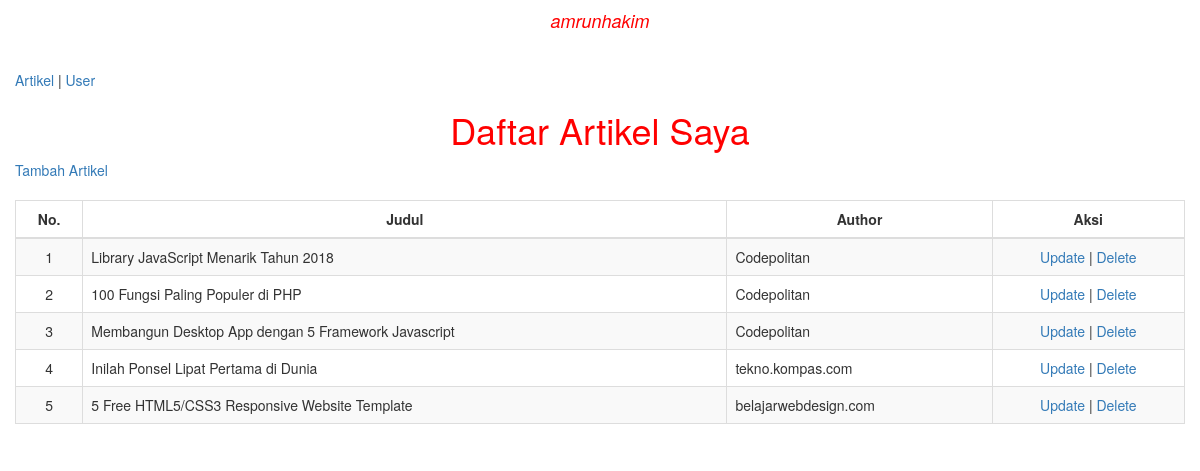
Page /index.php/artikel on the committed database.
### tables this page shows
CREATE TABLE `artikel`  (
  `id_artikel` int(11) NOT NULL AUTO_INCREMENT,
  `judul_artikel` varchar(100) NOT NULL,
  `isi_artikel` text NOT NULL,
  `author_artikel` varchar(50) NOT NULL,
  `id_kategori` int(11) NOT NULL,
  `tanggal_artikel` timestamp(0) NOT NULL DEFAULT CURRENT_TIMESTAMP(0) ON UPDATE CURRENT_TIMESTAMP(0),
  PRIMARY KEY (`id_artikel`) USING BTREE
);

### application/controllers/Artikel.php (called while the page is built, shortened)
<?php
class Artikel extends CI_Controller {
	function __construct(){
		$this->load->model('Artikel_Model');
		$this->load->model('Kategori_Model');
	}
	public function index(){
		$data['artikel_data'] = $this->Artikel_Model->get_all()->result_array();
		$this->load->view('artikel/index', $data);
	}
}

### index.php (called while the page is built, shortened)
<?php
require_once BASEPATH.'core/CodeIgniter.php';

### application/models/Artikel_Model.php (called while the page is built, shortened)
<?php
class Artikel_Model extends CI_Model{
	private $table = 'artikel';
	function get_all(){
		return $this->db->get($this->table);
	}
}

### application/views/artikel/index.php (the view, shortened to what this page needs)
<!DOCTYPE html>
<html>
<head>
	<?php $this->load->view('partials/head'); ?>
</head>
<body>
 <nav class="navbar navbar-expand-sm justify-content-center bg-dark navbar-dark fixed-top">
  			<h4 class="text-center" style="color: red"><em>amrunhakim</em></h4>
 </nav>
  <div class="container-fluid">
	<?php $this->load->view('partials/menu'); ?>
	<h1 class="title text-center">Daftar Artikel Saya</h1>
	<a href="<?php echo site_url('artikel/add'); ?>">Tambah Artikel</a><br/><br/>
	<table class="table table-striped table-dark table-bordered">
		<thead>
			<tr class="text-center">
				<th class="text-center">No.</th>
				<th class="text-center">Judul</th>
				<th class="text-center">Author</th>
				<th class="text-center">Aksi</th>
			</tr>
		</thead>
		<tbody>
			<?php
				if(count($artikel_data) > 0){
					foreach($artikel_data as $key => $artikel){
						?>
						<tr class="text-center">
							<td><?php echo $key + 1; ?></td>
							<td class="text-left"><?php echo $artikel['judul_artikel']; ?></td>
							<td class="text-left"><?php echo $artikel['author_artikel']; ?></td>
							<td>
								<a href="<?php echo site_url('artikel/update/'.$artikel['id_artikel']); ?>">Update</a> |
								<a href="<?php echo site_url('artikel/delete/'.$artikel['id_artikel']); ?>">Delete</a>
							</td>
						</tr>
						<?php
					}
				}else{
					?>
					<tr>
						<td colspan="4">Tidak ada artikel.</td>
					</tr>
					<?php
				}
			?>
		</tbody>
	</table>
</div>
</body>
</html>

### application/views/partials/head.php (shortened to what this page needs)
<link rel="stylesheet" href="<?php echo base_url('assets/css/bootstrap.min.css'); ?>">
<link rel="stylesheet" type="text/css" media="screen" href="<?php echo base_url('assets/css/style.css'); ?>" />

### application/views/partials/menu.php
<a href="<?php echo site_url('artikel'); ?>">Artikel</a> |
<a href="<?php echo site_url('user'); ?>">User</a>

### assets/css/style.css (style rules this page uses)
.title { color: red; text-align: center; }

### rows in the picture
artikel: judul_artikel "Library JavaScript Menarik Tahun 2018", author_artikel "Codepolitan"
artikel: judul_artikel "100 Fungsi Paling Populer di PHP", author_artikel "Codepolitan"
artikel: judul_artikel "Membangun Desktop App dengan 5 Framework Javascript", author_artikel "Codepolitan"
artikel: judul_artikel "Inilah Ponsel Lipat Pertama di Dunia", author_artikel "tekno.kompas.com"
artikel: judul_artikel "5 Free HTML5/CSS3 Responsive Website Template", author_artikel "belajarwebdesign.com"
